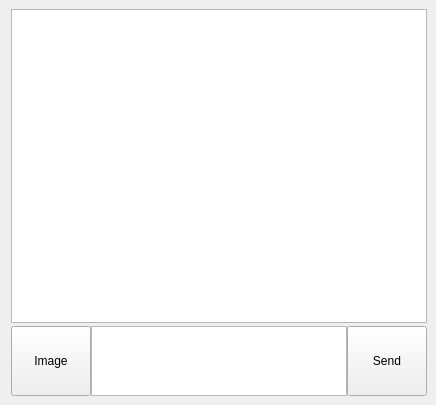
<?xml version="1.0" encoding="UTF-8"?>
<ui version="4.0">
 <class>messagesystem</class>
 <widget class="QWidget" name="messagesystem">
  <property name="geometry">
   <rect>
    <x>0</x>
    <y>0</y>
    <width>400</width>
    <height>450</height>
   </rect>
  </property>
  <property name="sizePolicy">
   <sizepolicy hsizetype="Fixed" vsizetype="Fixed">
    <horstretch>0</horstretch>
    <verstretch>0</verstretch>
   </sizepolicy>
  </property>
  <property name="minimumSize">
   <size>
    <width>400</width>
    <height>450</height>
   </size>
  </property>
  <property name="maximumSize">
   <size>
    <width>400</width>
    <height>450</height>
   </size>
  </property>
  <property name="windowTitle">
   <string>Form</string>
  </property>
  <layout class="QGridLayout" name="gridLayout" rowstretch="5,1" columnstretch="0" rowminimumheight="0,0">
   <property name="sizeConstraint">
    <enum>QLayout::SetFixedSize</enum>
   </property>
   <property name="topMargin">
    <number>9</number>
   </property>
   <property name="rightMargin">
    <number>9</number>
   </property>
   <property name="bottomMargin">
    <number>9</number>
   </property>
   <property name="verticalSpacing">
    <number>3</number>
   </property>
   <item row="0" column="0">
    <widget class="QTextBrowser" name="MessageBrowser"/>
   </item>
   <item row="1" column="0">
    <layout class="QHBoxLayout" name="horizontalLayout" stretch="0,2,0">
     <item>
      <widget class="QPushButton" name="InputFileButtn">
       <property name="sizePolicy">
        <sizepolicy hsizetype="Expanding" vsizetype="Expanding">
         <horstretch>0</horstretch>
         <verstretch>0</verstretch>
        </sizepolicy>
       </property>
       <property name="text">
        <string>Image</string>
       </property>
      </widget>
     </item>
     <item>
      <widget class="QTextEdit" name="MessageEdit"/>
     </item>
     <item>
      <widget class="QPushButton" name="SendButtn">
       <property name="sizePolicy">
        <sizepolicy hsizetype="Expanding" vsizetype="Expanding">
         <horstretch>0</horstretch>
         <verstretch>0</verstretch>
        </sizepolicy>
       </property>
       <property name="text">
        <string>Send</string>
       </property>
      </widget>
     </item>
    </layout>
   </item>
  </layout>
 </widget>
 <resources/>
 <connections/>
</ui>
